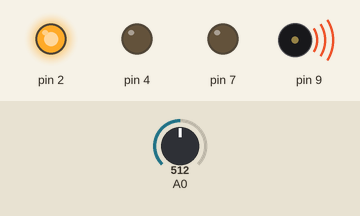
Bench run of a sketch on a simulated Arduino Uno, built with avr-gcc and run on an emulated ATmega328P. Parts: output pins drawn as LEDs (lit = HIGH), buzzer (waves = sounding). The inputs (shaded band) are chosen by the test bench; at power-on: A0 = 512.

Above: at 1.2 s.
1.3 s: A0 set to 322
2.8 s: A0 set to 299
At 4.0 s:
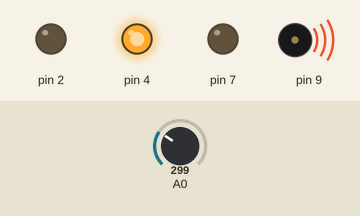
4.3 s: A0 set to 24
5.8 s: A0 set to 18
At 6.3 s:
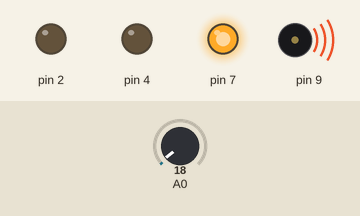
7.3 s: A0 set to 122
At 8.5 s:
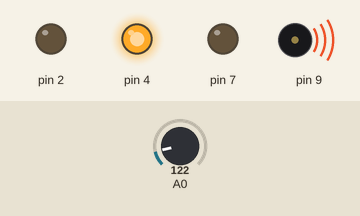
8.8 s: A0 set to 0
At 9.7 s:
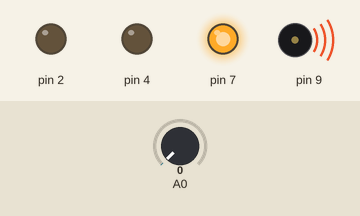
Timing chart, 0 to 11.3 s (numbered marks = the images above; inputs shaded):
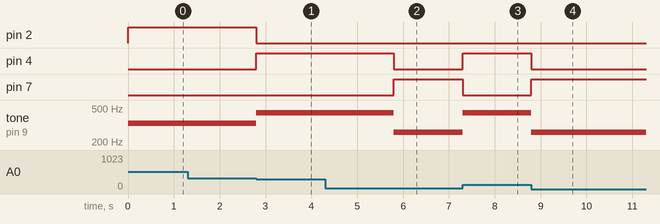

The sketch:

Singh-Agarwal-Singh-Arduino-Final-Project.ino
```cpp
void setup() {

  pinMode(2, OUTPUT);
  pinMode(4, OUTPUT);
  pinMode(7, OUTPUT);
  // initialize serial communication at 9600 bits per second:
  Serial.begin(9600);
}

void loop() {
  // read the input on analog pin 0:
  int sensorValue = analogRead(A0);
  // Convert the analog reading (which goes from 0 - 1023) to a voltage (0 - 5V):
  float voltage = sensorValue * (5.0 / 1023.0);
  // print out the value you read:


  if(voltage < 0.1)
  {
    digitalWrite(7, HIGH);
    digitalWrite(2, LOW);
    digitalWrite(4, LOW);
    tone(9, 261, 1000);

  }
  else if(voltage > 1.5)
  {
    digitalWrite(2, HIGH);
    digitalWrite(7, LOW);
    digitalWrite(4, LOW);
    tone(9, 330, 1000);
  }
  else
  {
    digitalWrite(4, HIGH);
    digitalWrite(2, LOW);
    digitalWrite(7, LOW);
    tone(9, 440, 1000);
  }

}
```

Measured:
- the behaviour switches between 307 and 306 on A0 (found by bisection; images 0 and 1)
- the behaviour switches between 21 and 20 on A0 (found by bisection; images 1 and 2)
- after the input at 1.3 s, every drawn part: stays the same
- after the input at 2.8 s, pin 2: HIGH → LOW at once; pin 4: LOW → HIGH at once; tone on pin 9: 330 Hz → 440 Hz at once
- after the input at 4.3 s, every drawn part: stays the same
- after the input at 5.8 s, pin 4: HIGH → LOW at once; pin 7: LOW → HIGH at once; tone on pin 9: 440 Hz → 261 Hz at once
- after the input at 7.3 s, pin 4: LOW → HIGH at once; pin 7: HIGH → LOW at once; tone on pin 9: 261 Hz → 440 Hz at once
- after the input at 8.8 s, pin 4: HIGH → LOW at once; pin 7: LOW → HIGH at once; tone on pin 9: 440 Hz → 261 Hz at once
